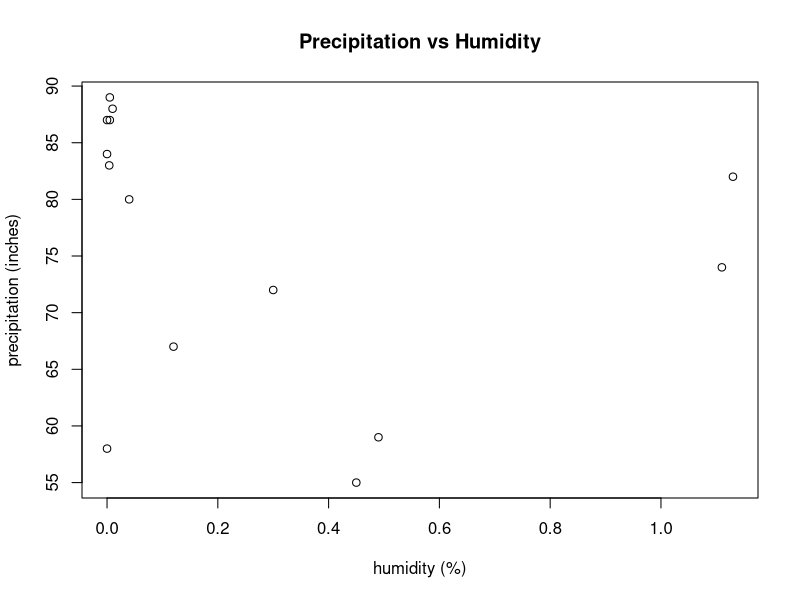

Source code (R): (Note: this script raises an error after producing the figure.)
{
  
  # Application 2-7 ----
  
  rm(list=ls());
  options(show.error.locations = TRUE);
  
  ## Part A ----
  
  weatherData <- read.csv("_data/LansingWeather3.csv"); # load data

  plot(x = weatherData$precipitation, y = weatherData$humidity,
       type = "p",
       main = "Precipitation vs Humidity",
       xlab = "humidity (%)",
       ylab = "precipitation (inches)");
  
  ## Part B ----
  
  lowTempData <- weatherData$lowTemp; # lowTemp col
  highTempData <- weatherData$highTemp; # highTemp col
  
  changeInTemp <- c(); # declare vector variable
  
  for(j in 1:length(lowTempData)){ 
    changeInTemp[j] <- highTempData[j] - lowTempData[j]; # calc vector var
  }
  
  plot(x = weatherData$dayOfYear, y = highTempData, type = "o", col = "red",
       ylim = c(0, 100),
       main = "Lansing Temperatures",
       xlab = "Day of the Year",
       ylab = "Temperature (F)");
  
  points(x = weatherData$dayOfYear, y = lowTempData, type = "o", col = "blue");
  points(x = weatherData$dayOfYear, y = changeInTemp, type = "o", col = "purple");
  
  legend(x = "topleft",
         legend = c("Low Temp", "High Temp", "Change in Temp"),
         lty = c(1, 1),
         pch = c(1, 1),
         col = c("blue", "red", "purple"));

}
